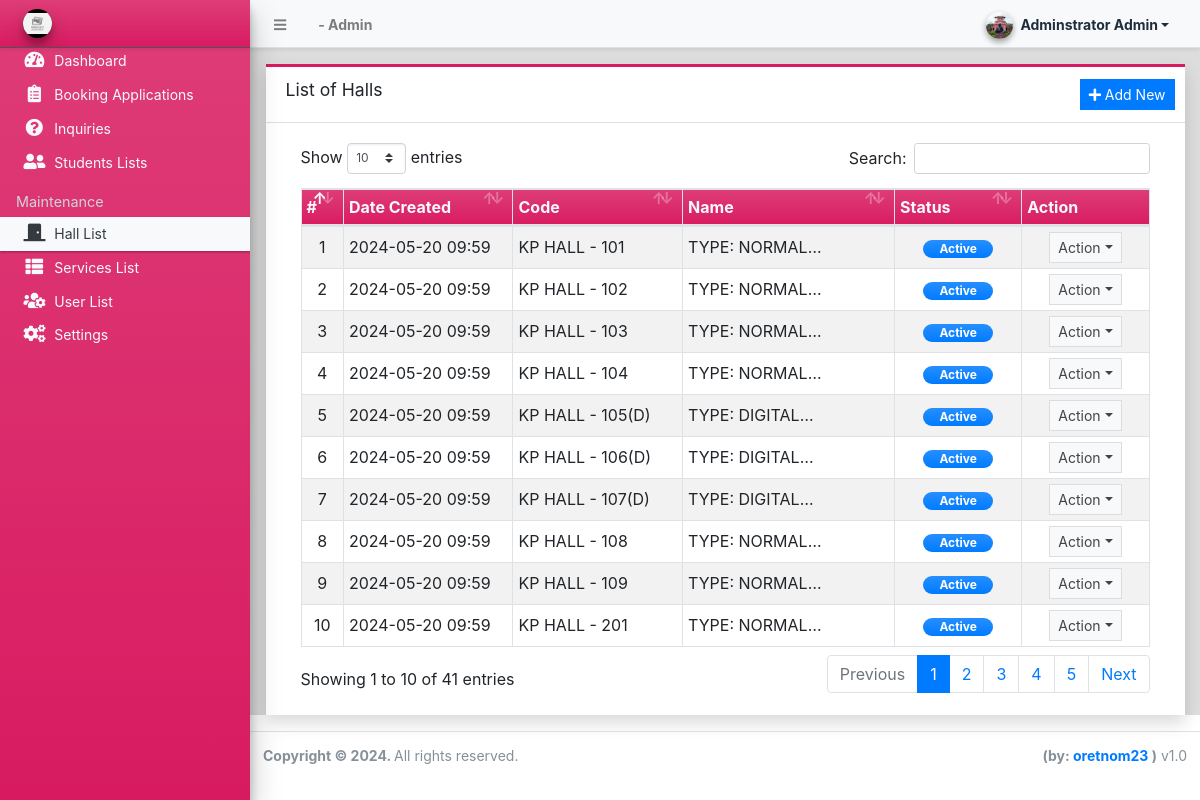
Screenshot of /admin/?page=halls (signed in) with the database file from the repository.
### tables this page shows
CREATE TABLE `hall_list` (
  `id` int(30) NOT NULL,
  `code` varchar(100) NOT NULL,
  `name` text NOT NULL,
  
  `description` text NOT NULL,
  `image_path` text DEFAULT NULL,
  `status` tinyint(1) NOT NULL DEFAULT 1,
  `delete_flag` tinyint(1) NOT NULL DEFAULT 0,
  `date_created` datetime NOT NULL DEFAULT current_timestamp(),
  `date_updated` datetime DEFAULT NULL ON UPDATE current_timestamp()
);

### admin/halls/index.php (the view, shortened to what this page needs)
<div class="card card-outline card-maroon rounded-0 shadow">
	<div class="card-header">
		<h3 class="card-title">List of Halls</h3>
		<div class="card-tools">
			<a href="javascript:void(0)" id="create_new" class="btn btn-flat btn-sm btn-primary"><span class="fas fa-plus"></span>  Add New</a>
		</div>
	</div>
	<div class="card-body">
		<div class="container-fluid">
        <div class="container-fluid">
			<table class="table table-bordered table-hover table-striped">
				<colgroup>
					<col width="5%">
					<col width="20%">
					<col width="20%">
					<col width="25%">
					<col width="15%">
					<col width="15%">
				</colgroup>
				<thead>
					<tr class="bg-gradient-maroon text-light">
						<th>#</th>
						<th>Date Created</th>
						<th>Code</th>
						<th>Name</th>
						<th>Status</th>
						<th>Action</th>
					</tr>
				</thead>
				<tbody>
					<?php
						$i = 1;
						$qry = $conn->query("SELECT * from `hall_list` where delete_flag = 0 order by `name` asc ");
						while($row = $qry->fetch_assoc()):
					?>
						<tr>
							<td class="text-center"><?php echo $i++; ?></td>
							<td class=""><?php echo date("Y-m-d H:i",strtotime($row['date_created'])) ?></td>
							<td class=""><?php echo $row['name'] ?></td>
							<td class=""><p class="m-0 truncate-1"><?php echo $row['description'] ?></p></td>
							<td class="text-center">
								<?php
									switch($row['status']){
										case 1:
											echo '<span class="badge badge-primary bg-gradient-primary px-3 rounded-pill">Active</span>';
											break;
									}
								?>
							</td>
							<td align="center">
								 <button type="button" class="btn btn-flat btn-default btn-sm dropdown-toggle dropdown-icon" data-toggle="dropdown">
				                  		Action
				                  </button>
							</td>
						</tr>
					<?php endwhile; ?>
				</tbody>
			</table>
		</div>
		</div>
	</div>
</div>

### rows the page displays
hall_list: date_created "2024-05-20 09:59", name "KP HALL - 101", description "TYPE:…", status "Active"
hall_list: date_created "2024-05-20 09:59", name "KP HALL - 102", description "TYPE:…", status "Active"
hall_list: date_created "2024-05-20 09:59", name "KP HALL - 103", description "TYPE:…", status "Active"
hall_list: date_created "2024-05-20 09:59", name "KP HALL - 104", description "TYPE:…", status "Active"
hall_list: date_created "2024-05-20 09:59", name "KP HALL - 105(D)", description "TYPE:…", status "Active"
hall_list: date_created "2024-05-20 09:59", name "KP HALL - 106(D)", description "TYPE:…", status "Active"
hall_list: date_created "2024-05-20 09:59", name "KP HALL - 107(D)", description "TYPE:…", status "Active"
hall_list: date_created "2024-05-20 09:59", name "KP HALL - 108", description "TYPE:…", status "Active"
hall_list: date_created "2024-05-20 09:59", name "KP HALL - 109", description "TYPE:…", status "Active"
hall_list: date_created "2024-05-20 09:59", name "KP HALL - 201", description "TYPE:…", status "Active"

### other values shown
$_settings->userdata('firstname').' '.$_settings->userdata('lastname') "Adminstrator Admin"
